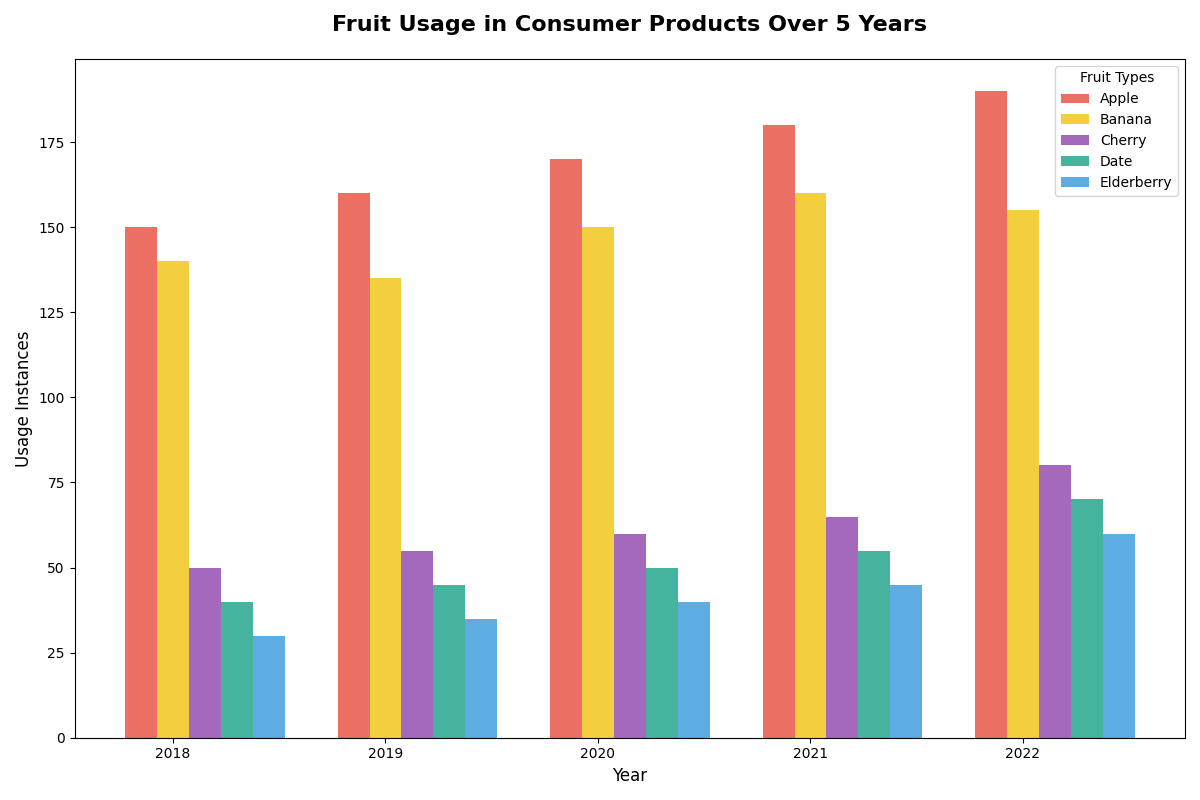

Generate this figure with Python:
import matplotlib.pyplot as plt
import numpy as np

# Backstory:
# We are analyzing how different types of fruits have been used across various consumer products over the last five years.
# This will help understand trends and preferences in the consumer market for fruit-based products.
years = np.array([2018, 2019, 2020, 2021, 2022])
fruit_types = ['Apple', 'Banana', 'Cherry', 'Date', 'Elderberry']

# Data representing the number of times each fruit type has been used in various consumer products over the years
usage_data = np.array([
    [150, 160, 170, 180, 190],  # Apple
    [140, 135, 150, 160, 155],  # Banana
    [50, 55, 60, 65, 80],       # Cherry
    [40, 45, 50, 55, 70],       # Date
    [30, 35, 40, 45, 60]        # Elderberry
])

# Create a figure with subplots
fig, ax = plt.subplots(figsize=(12, 8))

# Generate bar width
bar_width = 0.15

# Positions for each bar corresponding to each year
positions = [np.arange(len(years))]
for _ in range(1, len(fruit_types)):
    positions.append([p + bar_width for p in positions[-1]])

# Colors for each fruit type
colors = ['#e74c3c', '#f1c40f', '#8e44ad', '#16a085', '#3498db']

# Plot each fruit type data
for i, fruit in enumerate(fruit_types):
    ax.bar(positions[i], usage_data[i], bar_width, alpha=0.8, label=fruit, color=colors[i])

# Set labels, title, and ticks
ax.set_xlabel('Year', fontsize=12)
ax.set_ylabel('Usage Instances', fontsize=12)
ax.set_title('Fruit Usage in Consumer Products Over 5 Years', fontsize=16, fontweight='bold', pad=20)
ax.set_xticks([r + bar_width for r in range(len(years))])
ax.set_xticklabels(years)
ax.legend(title='Fruit Types', fontsize=10)

# Automatically adjust layout
plt.tight_layout()

# Display the bar chart
plt.show()
